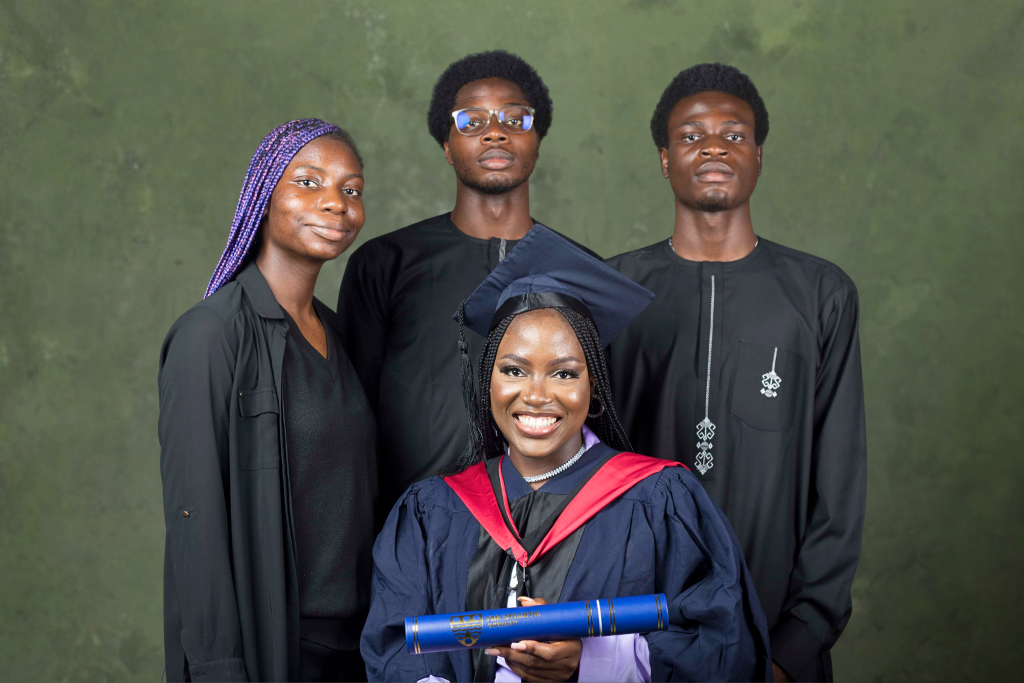
#> input picture week_2/img/pic_1.png, 2048 x 1365 px (shown at 1/2 size)
$ jupyter execute practice_1.ipynb
#> lines starting #> are read from the running program, lines starting #| are printed output that depends on the picture
[cell 1]
import cv2 as cv

[cell 2]
img = cv.imread('img/pic_1.png')
#> img is the input picture: shape (1365, 2048, 3); mean B, G, R 72.1, 79.6, 76.6
img = cv.resize(img, (500, 400))
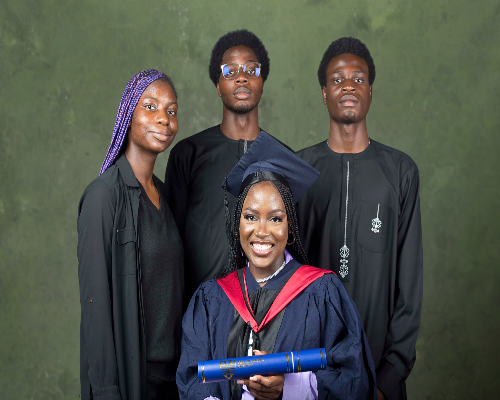
#> img: shape (400, 500, 3); mean B, G, R 72, 79.5, 76.5

B, G, R = cv.split(img)
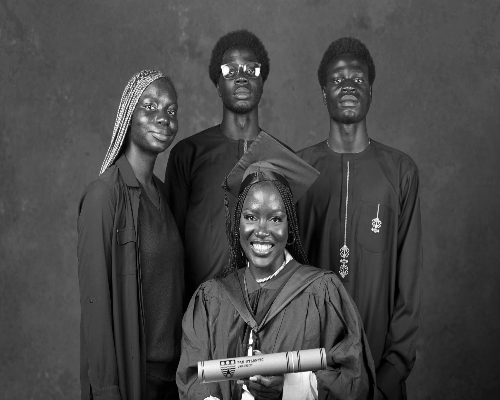
#> B: shape (400, 500); min 0, max 255, mean 72
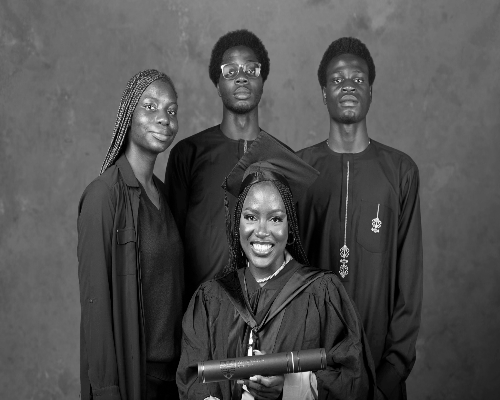
#> G: shape (400, 500); min 0, max 254, mean 79.5
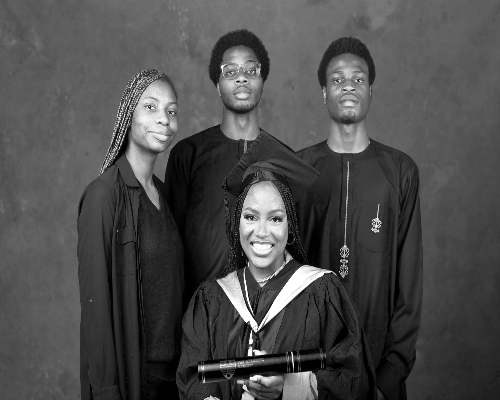
#> R: shape (400, 500); min 0, max 255, mean 76.5

cv.imshow('Original', img)
cv.waitKey(0)

cv.imshow('Blue', B)
cv.waitKey(0)

cv.imshow('Green', G)
cv.waitKey(0)

cv.imshow('Red', R)
cv.waitKey(0)

merged_img = cv.merge([B, G, R])

cv.imshow('Merged Image', merged_img)
cv.waitKey(0)

cv.destroyAllWindows()

$ run again, with week_2/img/median_slur.png copied over week_2/img/pic_1.png
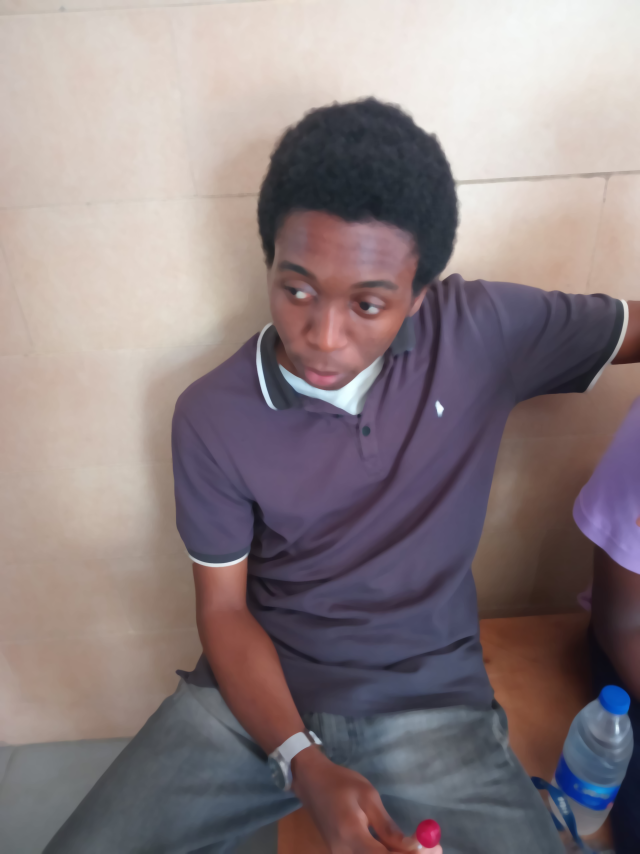
#> input picture week_2/img/median_slur.png, 1920 x 2560 px (shown at 1/3 size)
#> img is the input picture: shape (2560, 1920, 3); mean B, G, R 129.7, 127.3, 139.8
#> `img = cv.resize(img, (500, 400))`:
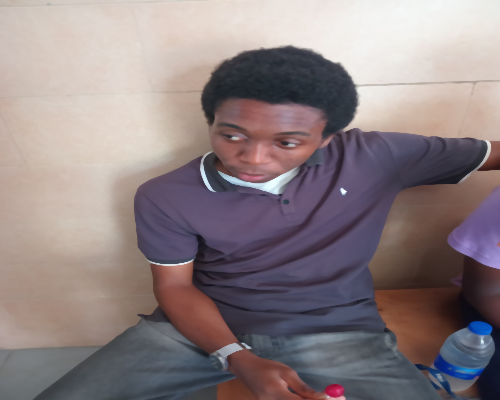
#> img: shape (400, 500, 3); mean B, G, R 129.7, 127.2, 139.8
#> `B, G, R = cv.split(img)`:
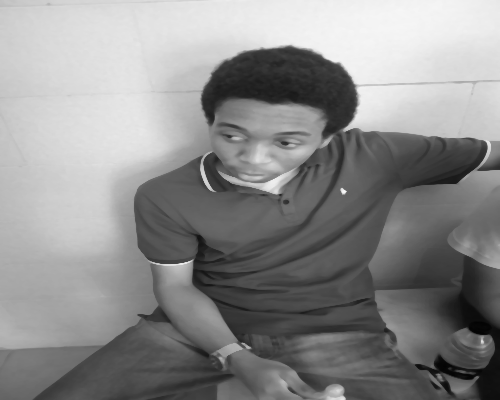
#> R: shape (400, 500); min 3, max 248, mean 139.8
